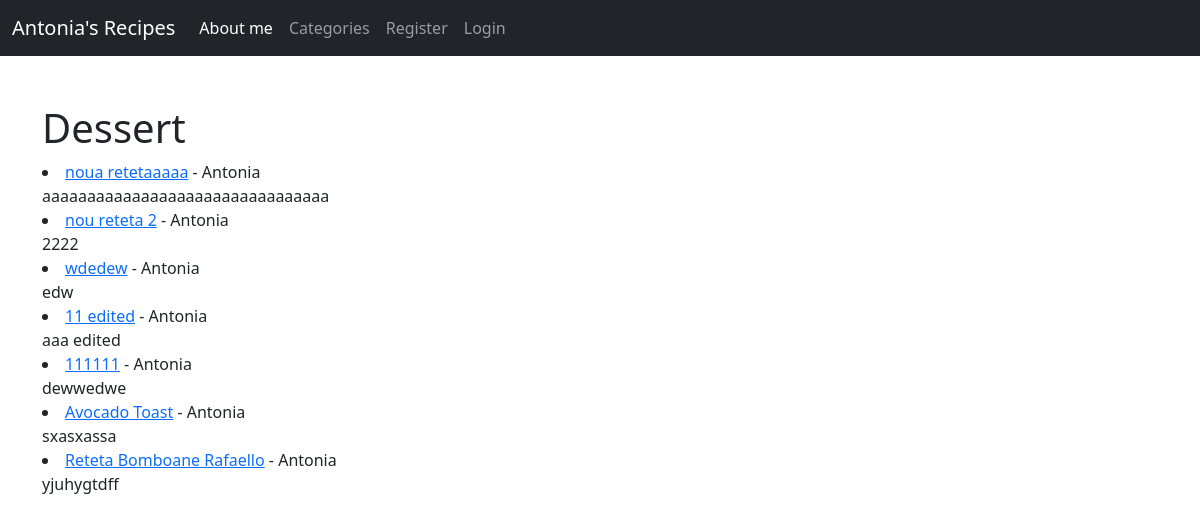
/category/dessert/, run on the app's committed database.
### core/models.py (models this page shows, shortened)
class Post(models.Model):
    title = models.CharField(max_length=255)
    title_tag = models.CharField(max_length=255, default="Title_tag")
    author = models.ForeignKey(User, on_delete=models.CASCADE)
    body = models.TextField()
    post_date = models.DateField(auto_now_add=True)
    category = models.CharField(max_length=255, default="Desert")

### core/views.py (the view)
# urls.py: path('category/<str:cats>/',CategoryView, name='category'),
def CategoryView(request, cats):
    category_posts = Post.objects.filter(category=cats.replace('-',' '))
    return render(request, 'categories.html', {'cats': cats.title().replace('-',' '), 'category_posts': category_posts})

### core/templates/categories.html (shortened to what this page needs)
{% extends 'base.html' %}
{% block content%}
<h1>{{cats}}</h1>
{% if category_posts %}
{% for post in category_posts %}
    <li><a href="{% url 'post_detail' post.pk %}"> {{ post.title }}</a>
        - {{ post.author.first_name }}
        <br>
        {{ post.body|slice:":100"|safe }}</li>
{% endfor %}
{% else %}
    <h3>This category does not exists or does not contain any post!</h3>
{% endif%}
{% endblock %}

### data on the page
Post: title "noua retetaaaaa", author.first_name "Antonia", body "aaaaaaaaaaaaaaaaaaaaaaaaaaaaaaaa"
Post: title "nou reteta 2", author.first_name "Antonia", body "2222"
Post: title "wdedew", author.first_name "Antonia", body "edw"
Post: title "11 edited", author.first_name "Antonia", body "aaa edited"
Post: title "111111", author.first_name "Antonia", body "dewwedwe"
Post: title "Avocado Toast", author.first_name "Antonia", body "sxasxassa"
Post: title "Reteta Bomboane Rafaello", author.first_name "Antonia", body "yjuhygtdff"

### other printed values
{{ cats }} "Dessert"
